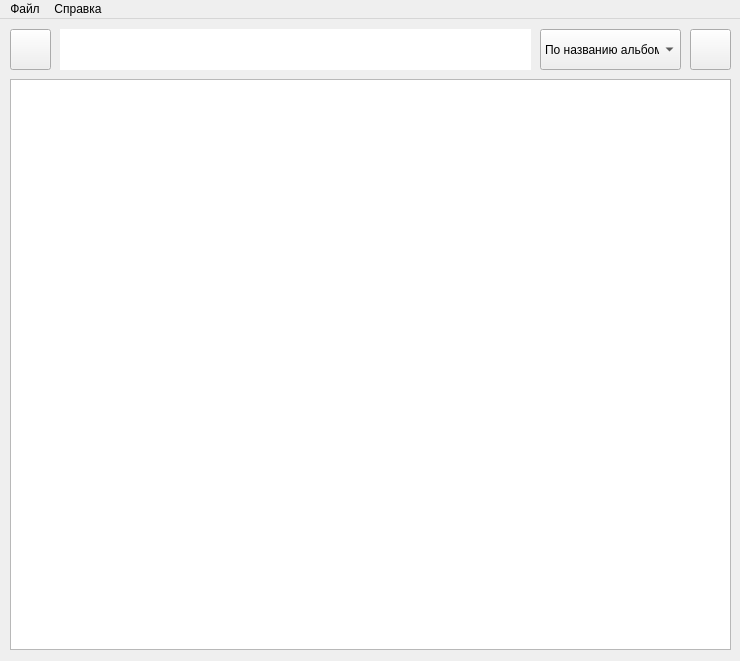
<?xml version="1.0" encoding="UTF-8"?>
<ui version="4.0">
 <class>MainWindow</class>
 <widget class="QMainWindow" name="MainWindow">
  <property name="geometry">
   <rect>
    <x>0</x>
    <y>0</y>
    <width>740</width>
    <height>661</height>
   </rect>
  </property>
  <property name="sizePolicy">
   <sizepolicy hsizetype="Preferred" vsizetype="Preferred">
    <horstretch>0</horstretch>
    <verstretch>0</verstretch>
   </sizepolicy>
  </property>
  <property name="windowTitle">
   <string>MainWindow</string>
  </property>
  <property name="styleSheet">
   <string notr="true"/>
  </property>
  <property name="toolButtonStyle">
   <enum>Qt::ToolButtonTextOnly</enum>
  </property>
  <widget class="QWidget" name="centralWidget">
   <widget class="QWidget" name="upWidget" native="true">
    <property name="geometry">
     <rect>
      <x>10</x>
      <y>0</y>
      <width>721</width>
      <height>61</height>
     </rect>
    </property>
    <widget class="QTextEdit" name="searchInput">
     <property name="geometry">
      <rect>
       <x>50</x>
       <y>10</y>
       <width>471</width>
       <height>41</height>
      </rect>
     </property>
     <property name="font">
      <font>
       <pointsize>14</pointsize>
      </font>
     </property>
     <property name="cursor" stdset="0">
      <cursorShape>IBeamCursor</cursorShape>
     </property>
     <property name="acceptDrops">
      <bool>true</bool>
     </property>
     <property name="styleSheet">
      <string notr="true"/>
     </property>
     <property name="frameShape">
      <enum>QFrame::NoFrame</enum>
     </property>
     <property name="verticalScrollBarPolicy">
      <enum>Qt::ScrollBarAsNeeded</enum>
     </property>
     <property name="lineWrapMode">
      <enum>QTextEdit::WidgetWidth</enum>
     </property>
    </widget>
    <widget class="QPushButton" name="searchButton">
     <property name="geometry">
      <rect>
       <x>0</x>
       <y>10</y>
       <width>41</width>
       <height>41</height>
      </rect>
     </property>
     <property name="sizePolicy">
      <sizepolicy hsizetype="Preferred" vsizetype="Fixed">
       <horstretch>0</horstretch>
       <verstretch>0</verstretch>
      </sizepolicy>
     </property>
     <property name="styleSheet">
      <string notr="true"/>
     </property>
     <property name="text">
      <string/>
     </property>
     <property name="icon">
      <iconset resource="resources.qrc">
       <normaloff>:/AppImage/search.png</normaloff>:/AppImage/search.png</iconset>
     </property>
     <property name="iconSize">
      <size>
       <width>18</width>
       <height>18</height>
      </size>
     </property>
     <property name="autoDefault">
      <bool>false</bool>
     </property>
     <property name="default">
      <bool>false</bool>
     </property>
     <property name="flat">
      <bool>false</bool>
     </property>
    </widget>
    <widget class="QComboBox" name="filters">
     <property name="geometry">
      <rect>
       <x>530</x>
       <y>10</y>
       <width>141</width>
       <height>41</height>
      </rect>
     </property>
     <property name="styleSheet">
      <string notr="true"/>
     </property>
     <item>
      <property name="text">
       <string>По названию альбома</string>
      </property>
     </item>
     <item>
      <property name="text">
       <string>По названию песни</string>
      </property>
     </item>
     <item>
      <property name="text">
       <string>По исполнителю</string>
      </property>
     </item>
     <item>
      <property name="text">
       <string>По дате</string>
      </property>
     </item>
     <item>
      <property name="text">
       <string>По стране</string>
      </property>
     </item>
    </widget>
    <widget class="QPushButton" name="refresh">
     <property name="geometry">
      <rect>
       <x>680</x>
       <y>10</y>
       <width>41</width>
       <height>41</height>
      </rect>
     </property>
     <property name="sizePolicy">
      <sizepolicy hsizetype="Preferred" vsizetype="Fixed">
       <horstretch>0</horstretch>
       <verstretch>0</verstretch>
      </sizepolicy>
     </property>
     <property name="styleSheet">
      <string notr="true"/>
     </property>
     <property name="text">
      <string/>
     </property>
     <property name="icon">
      <iconset resource="resources.qrc">
       <normaloff>:/AppImage/refresh.png</normaloff>:/AppImage/refresh.png</iconset>
     </property>
     <property name="iconSize">
      <size>
       <width>18</width>
       <height>18</height>
      </size>
     </property>
     <property name="autoDefault">
      <bool>false</bool>
     </property>
     <property name="default">
      <bool>false</bool>
     </property>
     <property name="flat">
      <bool>false</bool>
     </property>
    </widget>
   </widget>
   <widget class="QTableView" name="albumTable">
    <property name="geometry">
     <rect>
      <x>10</x>
      <y>60</y>
      <width>721</width>
      <height>571</height>
     </rect>
    </property>
    <property name="font">
     <font>
      <pointsize>14</pointsize>
     </font>
    </property>
    <property name="styleSheet">
     <string notr="true"/>
    </property>
    <property name="editTriggers">
     <set>QAbstractItemView::NoEditTriggers</set>
    </property>
    <property name="showGrid">
     <bool>false</bool>
    </property>
    <property name="gridStyle">
     <enum>Qt::SolidLine</enum>
    </property>
    <property name="sortingEnabled">
     <bool>false</bool>
    </property>
    <property name="cornerButtonEnabled">
     <bool>true</bool>
    </property>
    <attribute name="horizontalHeaderVisible">
     <bool>false</bool>
    </attribute>
    <attribute name="horizontalHeaderCascadingSectionResizes">
     <bool>true</bool>
    </attribute>
    <attribute name="horizontalHeaderMinimumSectionSize">
     <number>106</number>
    </attribute>
    <attribute name="verticalHeaderVisible">
     <bool>false</bool>
    </attribute>
    <attribute name="verticalHeaderCascadingSectionResizes">
     <bool>true</bool>
    </attribute>
    <attribute name="verticalHeaderDefaultSectionSize">
     <number>100</number>
    </attribute>
    <attribute name="verticalHeaderMinimumSectionSize">
     <number>110</number>
    </attribute>
   </widget>
  </widget>
  <widget class="QMenuBar" name="menuBar">
   <property name="geometry">
    <rect>
     <x>0</x>
     <y>0</y>
     <width>740</width>
     <height>21</height>
    </rect>
   </property>
   <property name="nativeMenuBar">
    <bool>false</bool>
   </property>
   <widget class="QMenu" name="menu_file">
    <property name="title">
     <string>Файл</string>
    </property>
    <addaction name="BarAddAlbum"/>
    <addaction name="BarDeleteAlbum"/>
   </widget>
   <widget class="QMenu" name="menu_info">
    <property name="title">
     <string>Справка</string>
    </property>
    <addaction name="BarAbout"/>
   </widget>
   <addaction name="menu_file"/>
   <addaction name="menu_info"/>
  </widget>
  <action name="BarAddAlbum">
   <property name="text">
    <string>Добавить</string>
   </property>
   <property name="iconVisibleInMenu">
    <bool>true</bool>
   </property>
  </action>
  <action name="BarDeleteAlbum">
   <property name="text">
    <string>Удалить</string>
   </property>
  </action>
  <action name="BarAbout">
   <property name="text">
    <string>О программе</string>
   </property>
  </action>
 </widget>
 <layoutdefault spacing="6" margin="11"/>
 <resources>
  <include location="resources.qrc"/>
 </resources>
 <connections/>
</ui>
